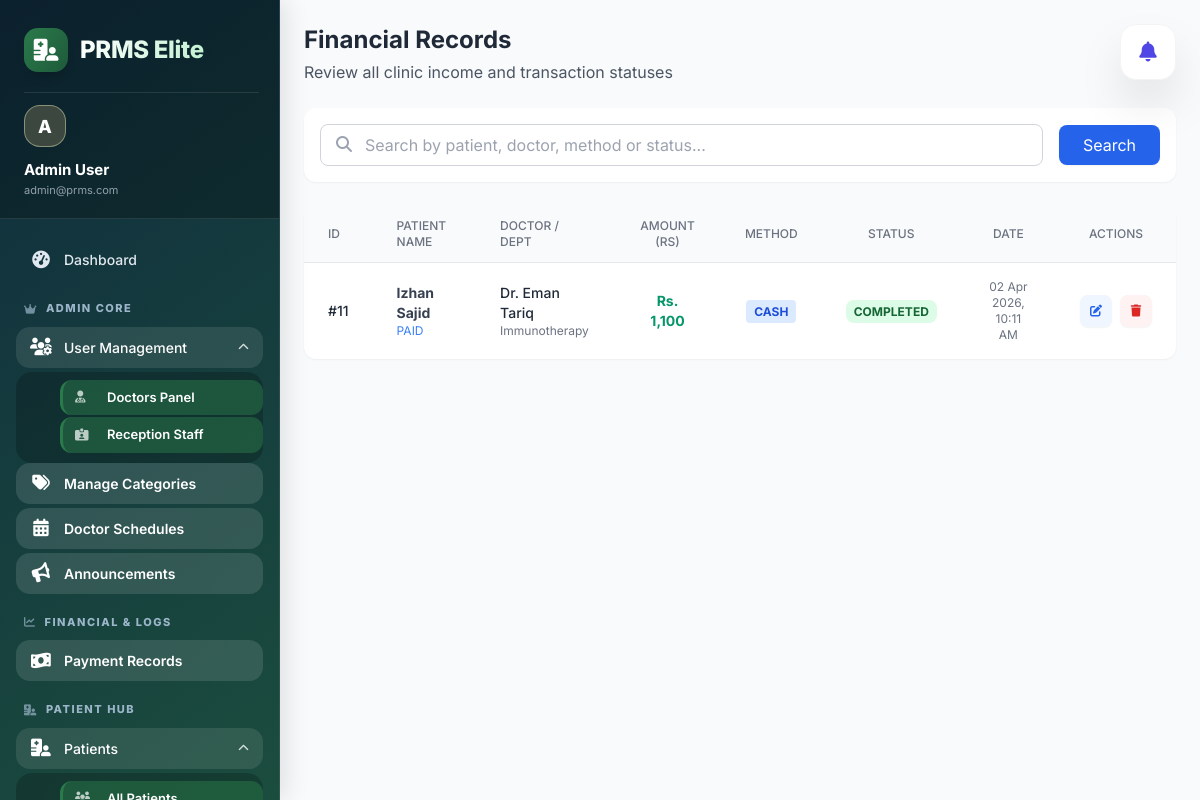
/admin/payments/index.php (signed in), run on an earlier commit of the app's database.
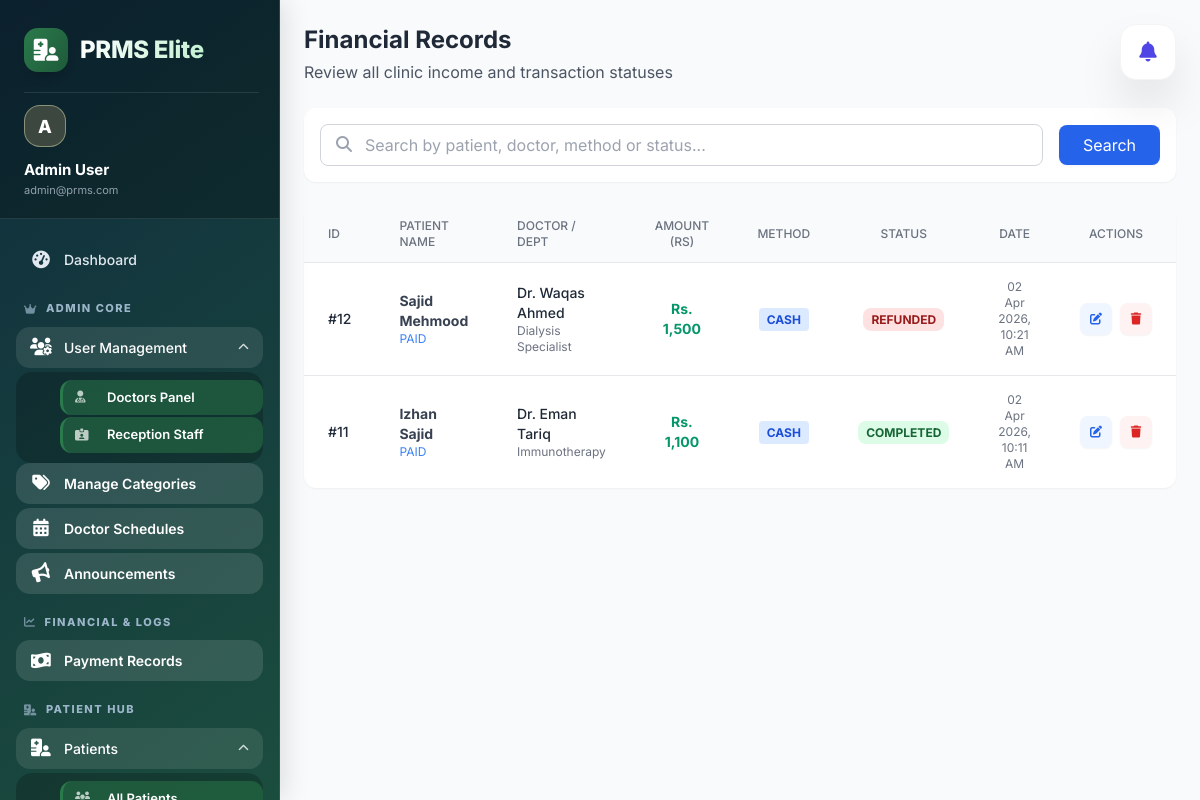
And on a later commit of the database.
### tables this page shows
CREATE TABLE `payments` (
  `id` int(11) NOT NULL,
  `appointment_id` int(11) NOT NULL,
  `patient_id` int(11) NOT NULL,
  `doctor_id` int(11) NOT NULL,
  `amount` decimal(10,2) NOT NULL,
  `payment_method` varchar(50) NOT NULL DEFAULT 'cash',
  `status` varchar(50) NOT NULL DEFAULT 'pending',
  `transaction_id` varchar(100) DEFAULT NULL,
  `payment_date` datetime DEFAULT NULL,
  `notes` text DEFAULT NULL,
  `created_at` timestamp NOT NULL DEFAULT current_timestamp()
);

CREATE TABLE `patients` (
  `id` int(11) NOT NULL,
  `name` varchar(100) DEFAULT NULL,
  `age` int(11) DEFAULT NULL,
  `weight` decimal(5,2) DEFAULT NULL,
  `disease` int(11) DEFAULT NULL,
  `gender` enum('male','female','other') DEFAULT NULL,
  `phone` varchar(20) DEFAULT NULL,
  `address` text DEFAULT NULL,
  `blood_group` varchar(10) DEFAULT NULL,
  `status` enum('active','inactive') DEFAULT 'active',
  `created_at` timestamp NOT NULL DEFAULT current_timestamp()
);

CREATE TABLE `users` (
  `id` int(11) NOT NULL,
  `role_id` int(11) DEFAULT NULL,
  `name` varchar(100) DEFAULT NULL,
  `email` varchar(100) DEFAULT NULL,
  `phone` varchar(20) DEFAULT NULL,
  `password` varchar(100) DEFAULT NULL,
  `status` enum('active','inactive') DEFAULT 'active',
  `created_at` timestamp NOT NULL DEFAULT current_timestamp(),
  `updated_at` timestamp NULL DEFAULT NULL
);

CREATE TABLE `doctors` (
  `id` int(11) NOT NULL,
  `user_id` int(11) DEFAULT NULL,
  `specialization` varchar(100) DEFAULT NULL,
  `category_id` int(11) DEFAULT NULL,
  `status` enum('active','inactive') DEFAULT 'active',
  `consultation_fee` decimal(10,2) DEFAULT 500.00,
  `max_patients` int(11) DEFAULT 20,
  `experience_years` int(11) DEFAULT 0,
  `qualification` varchar(255) DEFAULT NULL,
  `about` text DEFAULT NULL,
  `created_at` timestamp NOT NULL DEFAULT current_timestamp(),
  `updated_at` timestamp NOT NULL DEFAULT current_timestamp() ON UPDATE current_timestamp()
);

### admin/payments/index.php (the view, shortened to what the changed rows need)
<?php
require_once '../../config/db.php';
$limit = 10;
$page = isset($_GET['page']) ? (int)$_GET['page'] : 1;
$offset = ($page - 1) * $limit;
$where_clause = "";
$query = "SELECT p.*, pt.name as patient_name, u.name as doctor_name, d.specialization
          FROM payments p
          JOIN patients pt ON p.patient_id = pt.id
          JOIN doctors d ON p.doctor_id = d.id
          JOIN users u ON d.user_id = u.id
          $where_clause
          ORDER BY p.created_at DESC
          LIMIT $limit OFFSET $offset";
$result = mysqli_query($conn, $query);
include '../../includes/header.php';
?>
<div class="flex-1 overflow-y-auto hide-scrollbar bg-gray-50">
    <div class="p-6">
        <div class="flex justify-between items-center mb-6">
            <div>
                <h1 class="text-2xl font-bold text-gray-800">Financial Records</h1>
            </div>
        </div>
        <div class="bg-white rounded-xl shadow-sm overflow-hidden">
            <div class="overflow-x-auto">
                <table class="w-full">
                    <thead class="bg-gray-50 border-b">
                        <tr>
                            <th class="px-6 py-3 text-left text-xs font-medium text-gray-500 uppercase">ID</th>
                            <th class="px-6 py-3 text-left text-xs font-medium text-gray-500 uppercase">Patient Name</th>
                            <th class="px-6 py-3 text-left text-xs font-medium text-gray-500 uppercase">Doctor / Dept</th>
                            <th class="px-6 py-3 text-left text-xs font-medium text-gray-500 uppercase text-center">Amount (Rs)</th>
                            <th class="px-6 py-3 text-left text-xs font-medium text-gray-500 uppercase text-center">Method</th>
                            <th class="px-6 py-3 text-left text-xs font-medium text-gray-500 uppercase text-center">Status</th>
                            <th class="px-6 py-3 text-left text-xs font-medium text-gray-500 uppercase text-center">Date</th>
                            <th class="px-6 py-3 text-left text-xs font-medium text-gray-500 uppercase text-center">Actions</th>
                        </tr>
                    </thead>
                    <tbody class="divide-y divide-gray-200 text-sm">
                        <?php if (mysqli_num_rows($result) > 0): ?>
                            <?php while ($row = mysqli_fetch_assoc($result)): ?>
                                <tr class="hover:bg-gray-50 transition">
                                    <td class="px-6 py-4 font-medium text-gray-800">#<?php echo $row['id']; ?></td>
                                    <td class="px-6 py-4">
                                        <div class="font-bold text-gray-700"><?php echo htmlspecialchars($row['patient_name']); ?></div>
                                        <div class="text-xs text-blue-500">PAID</div>
                                    </td>
                                    <td class="px-6 py-4">
                                        <div class="text-gray-800 font-medium"><?php echo htmlspecialchars($row['doctor_name']); ?></div>
                                        <div class="text-xs text-gray-500"><?php echo htmlspecialchars($row['specialization']); ?></div>
                                    </td>
                                    <td class="px-6 py-4 text-center font-bold text-emerald-600">
                                        Rs. <?php echo number_format($row['amount'], 0); ?>
                                    </td>
                                    <td class="px-6 py-4 text-center">
                                        <span class="px-2 py-1 text-xs rounded bg-blue-100 text-blue-700 font-bold uppercase">
                                            <?php echo $row['payment_method']; ?>
                                        </span>
                                    </td>
                                    <td class="px-6 py-4 text-center">
                                        <span class="px-2 py-1 text-xs rounded-lg font-bold
                                            <?php echo $row['status'] == 'completed' ? 'bg-green-100 text-green-800' : ($row['status'] == 'pending' ? 'bg-yellow-100 text-yellow-800' : 'bg-red-100 text-red-800'); ?>">
                                            <?php echo strtoupper($row['status']); ?>
                                        </span>
                                    </td>
                                    <td class="px-6 py-4 text-center text-xs text-gray-500">
                                        <?php echo date('d M Y, h:i A', strtotime($row['created_at'])); ?>
                                    </td>
                                    <td class="px-6 py-4">
                                        <div class="flex items-center justify-center gap-2">
                                            <a href="edit.php?id=<?php echo $row['id']; ?>"
                                               class="w-8 h-8 flex items-center justify-center rounded-lg bg-blue-50 text-blue-600 hover:bg-blue-600 hover:text-white transition-all shadow-sm"
                                               title="Edit Billing Details">
                                                <i class="fas fa-edit text-xs"></i>
                                            </a>
                                            <a href="javascript:void(0)"
                                               onclick="confirmDelete(<?php echo $row['id']; ?>, '<?php echo number_format($row['amount'], 0); ?>')"
                                               class="w-8 h-8 flex items-center justify-center rounded-lg bg-red-50 text-red-600 hover:bg-red-600 hover:text-white transition-all shadow-sm"
                                               title="Remove Transaction">
                                                <i class="fas fa-trash text-xs"></i>
                                            </a>
                                        </div>
                                    </td>
                                </tr>
                            <?php endwhile; ?>
                        <?php endif; ?>
                    </tbody>
                </table>
            </div>
        </div>
    </div>
</div>

What changed in the data, as far as the page shows it:
added payments: id "12", patient.name "Sajid Mehmood", users.name "Dr. Waqas Ahmed", doctor.specialization "Dialysis Specialist", amount "1,500", payment_method "CASH", status "REFUNDED", created_at "02 Apr 2026, 10:21 AM"
